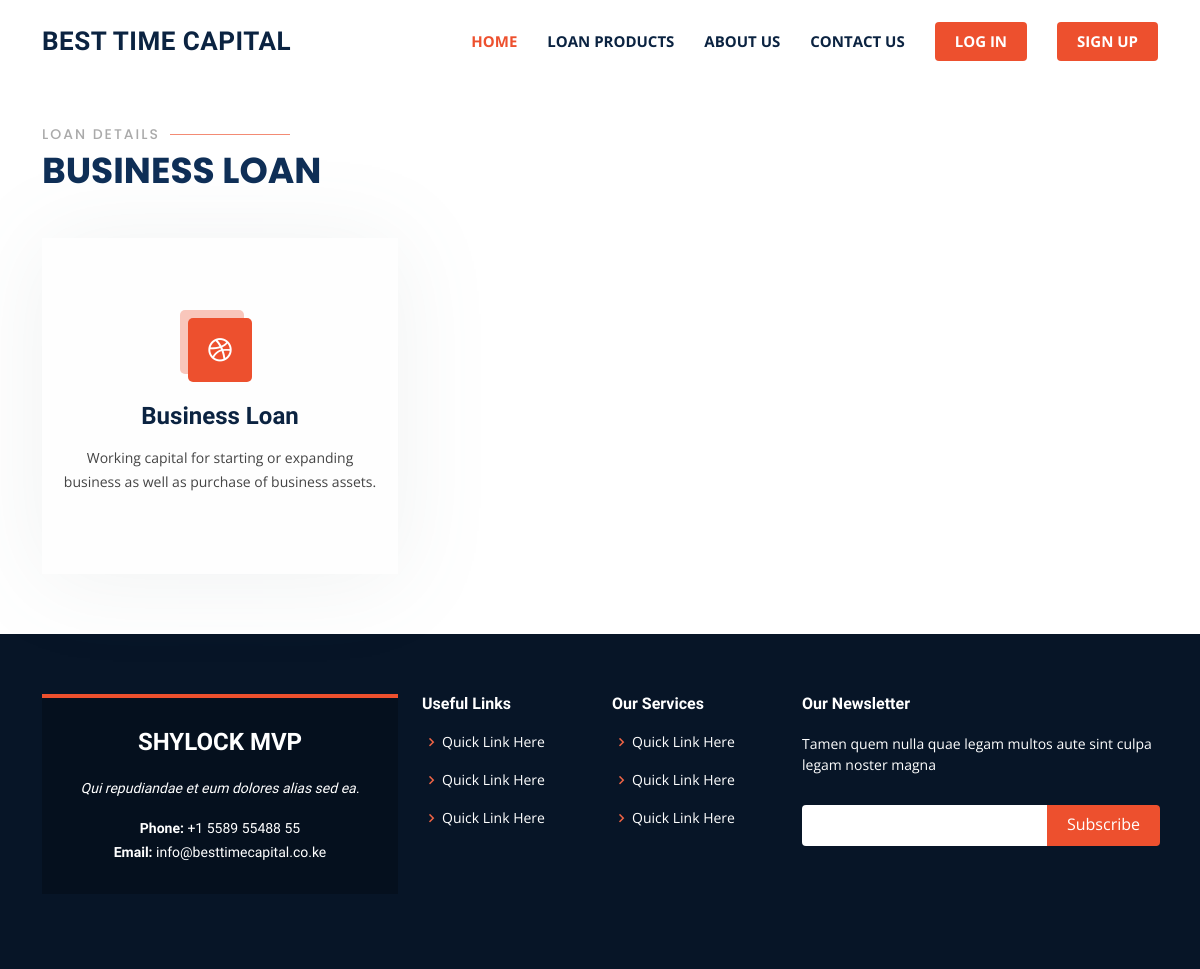
Page /loans/1/details on the earlier database version.
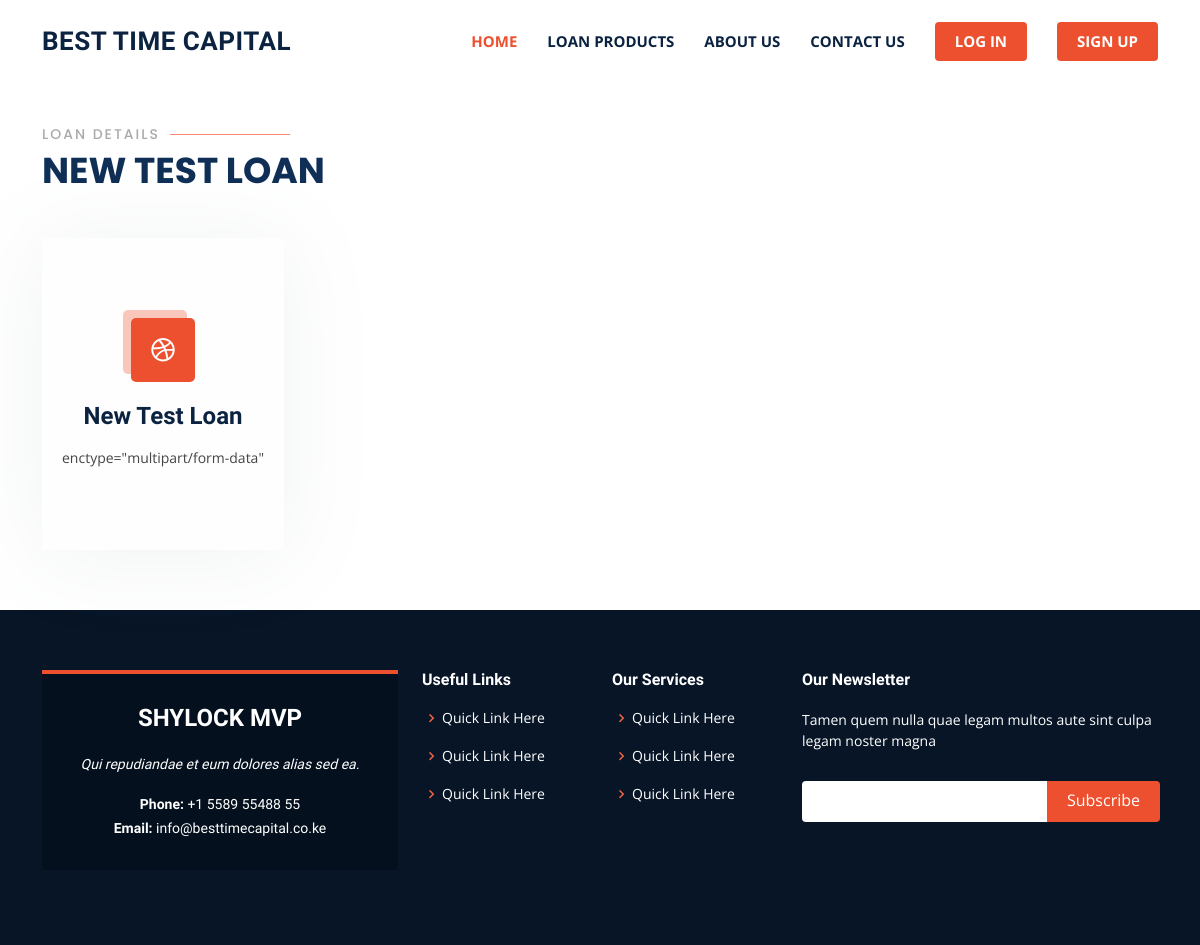
Same page on the later database version.
### loans/models.py (models this page shows, shortened)
class Loans(models.Model):
    loan_title = models.CharField(max_length=255)
    loan_description = models.TextField()
    interest = models.IntegerField()
    thumbnail = models.ImageField(upload_to ='uploads/')
    created_by = models.ForeignKey(User, related_name='loans', on_delete=models.CASCADE)
    created_at = models.DateTimeField(auto_now_add=True)
    changed_at = models.DateTimeField(auto_now=True)

### loans/views.py (the view)
# urls.py: path('loans/<int:loan_id>/details', loan_detail, name="loan_detail"),
def loan_detail(request, loan_id):
    loan = Loans.objects.get(pk=loan_id)
    context = {
        "loan": loan,
    }
    return render(request, 'loans/loan_detail.html', context)

### loans/templates/loans/loan_detail.html (shortened to what this page needs)
{% extends "base.html" %}
{% load static %}
{% block content %}
<main id="main">
    <section id="services" class="services" style="margin-top: 70px;">
      <div class="container" data-aos="fade-up">
        <div class="section-title">
          <h2>Loan Details</h2>
          <p>{{ loan.loan_title }}</p>
        </div>
        <div class="row">
          <div class="col-lg-4 col-md-6 d-flex align-items-stretch" data-aos="zoom-in" data-aos-delay="100">
            <div class="icon-box">
              <div class="icon"><i class="bx bxl-dribbble"></i></div>
              <h4><a href="{% url 'apply_for_loan' loan.id %}">{{ loan.loan_title }}</a></h4>
              <p>{{ loan.loan_description }}</p>
            </div>
          </div>
        </div>
      </div>
    </section>
  </main>
 {% endblock content %}

Differences in the rows shown:
changed Loans: loan_title "BUSINESS LOAN" → "NEW TEST LOAN"; loan_title "Business Loan" → "New Test Loan"; loan_description "Working capital for starting or expanding business as well as purchase of business assets." → "enctype=\"multipart/form-data\""
